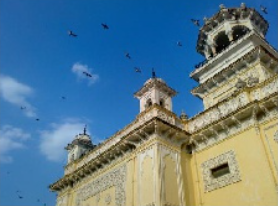
#> input picture homework/home_color.png, 278 x 206 px
$ python home_color.py
#> lines starting #> are read from the running program, lines starting #| are printed output that depends on the picture
import cv2
from PIL import ImageFont, ImageDraw, Image
import numpy as np
import matplotlib.pyplot as plt
from mpl_toolkits.mplot3d import Axes3D

# 1.读取彩色图像home_color
image = cv2.imread("home_color.png")
#> image is the input picture: shape (206, 278, 3); mean B, G, R 141, 124.4, 92.7
gray = cv2.imread("home_color.png",0)
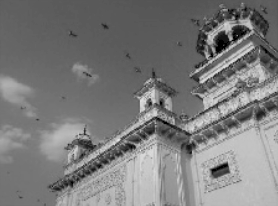
#> gray: shape (206, 278); min 0, max 233, mean 122.9

cv2.imshow("image",image); cv2.waitKey(0)
cv2.imshow("gray",gray); cv2.waitKey(0)
cv2.destroyAllWindows()

# 2.画出灰度化图像home_gray的灰度直方图，并拼接原灰度图与结果图
# 3.画出彩色home_color图像的直方图，并拼接原彩色图与结果图，且与上一问结果放在同一个窗口中显示
# 第一行左边放灰度直方图 右边放灰度原图 第二行画RGB直方图和原图 以子图形式呈现 全部放在一个窗口里
# 创建画布
fig = plt.figure("Gray and Color",figsize=(10, 8))

ax1 = fig.add_subplot(221) # 添加子图
plt.hist(gray.ravel(),256,[0,256],color='gray')
ax1.set_title('Gray Histogram') # 设置标题

ax2 = fig.add_subplot(222) # 添加子图
ax2.imshow(gray, cmap='gray')
ax2.set_title('Gray Image') # 设置标题

ax3 = fig.add_subplot(223) # 添加子图
color = ('b', 'g', 'r')
for i, col in enumerate(color):
    hist = cv2.calcHist([image], [i], None, [256], [0, 256])
    ax3.plot(hist, color = col)
ax3.set_title('Color Histogram') # 设置标题

ax4 = fig.add_subplot(224) # 添加子图
ax4.imshow(cv2.cvtColor(image, cv2.COLOR_BGR2RGB)) # color原图
ax4.set_title('Color Image') # 设置标题

plt.show()
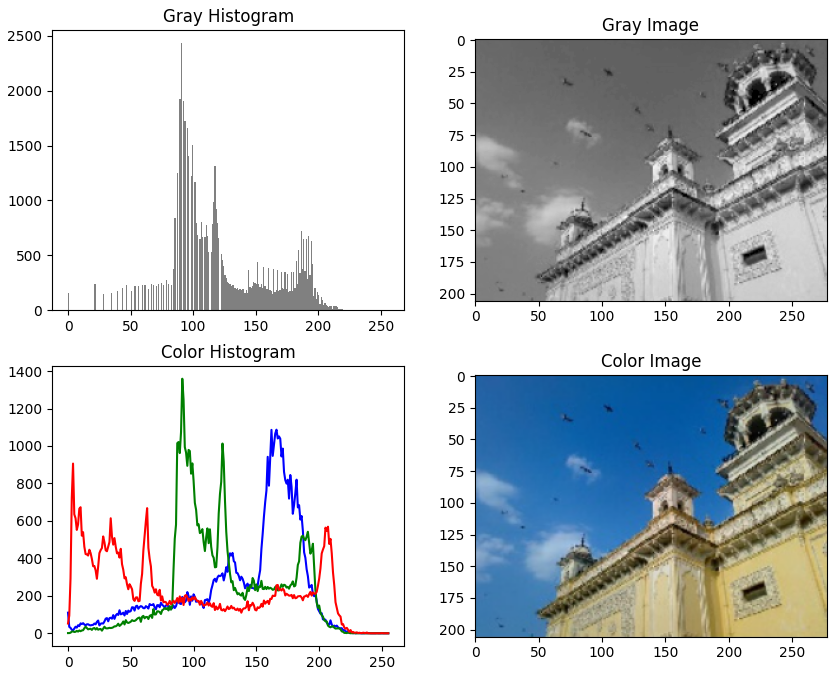
#> figure drawn by matplotlib, 4 panels; panel 1: tallest bar 2433 high, from x = 90 to 91; panel 3: curve peaks at x = 166, y = 1087; panel 3: curve peaks at x = 91, y = 1359; panel 3: curve peaks at x = 4, y = 906

# 4.画出ROI（感兴趣区域 ）的直方图，ROI区域为 x：50-100，y：100-200
# 将原图home_color，ROI的mask图，ROI提取后的图及其直方图放在一个窗口内显示。
# 生成一个mask
mask = np.zeros(gray.shape[:2], np.uint8) # gray.shape取出长宽
mask[50:100, 100:200] = 255 # 225为白色

masked_img = cv2.bitwise_and(gray,gray,mask = mask)
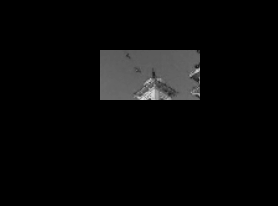
#> masked_img: shape (206, 278); min 0, max 221, mean 8.7
# 计算掩码区域和非掩码区域的直方图
# 检查作为掩码的mask参数
hist_full = cv2.calcHist([gray],[0],None,[256],[0,256])
#> hist_full = 256 values, max 2433 at index 90, min 0 at index 1, mean 223.7
hist_mask = cv2.calcHist([gray],[0],mask,[256],[0,256])
#> hist_mask = 256 values, max 516 at index 93, min 0 at index 0, mean 19.53

# 创建画布
fig2 = plt.figure("masked_image and hist",figsize=(10, 8))
# 分别生成子图
ax1 = fig2.add_subplot(221) # 添加子图
ax1.imshow(gray, 'gray') # 原图
ax1.set_title('gray image') # 设置标题

ax2 = fig2.add_subplot(222) # 添加子图
ax2.imshow(mask,'gray')  # 遮掩图
ax2.set_title('mark') # 设置标题

ax3 = fig2.add_subplot(223) # 添加子图
ax3.imshow(masked_img, 'gray') # marked_image
ax3.set_title('marked image') # 设置标题

ax4 = fig2.add_subplot(224) # 添加子图
ax4.plot(hist_full), plt.plot(hist_mask) # hist
ax4.set_title('hists') # 设置标题

plt.xlim([0,256])
plt.show()
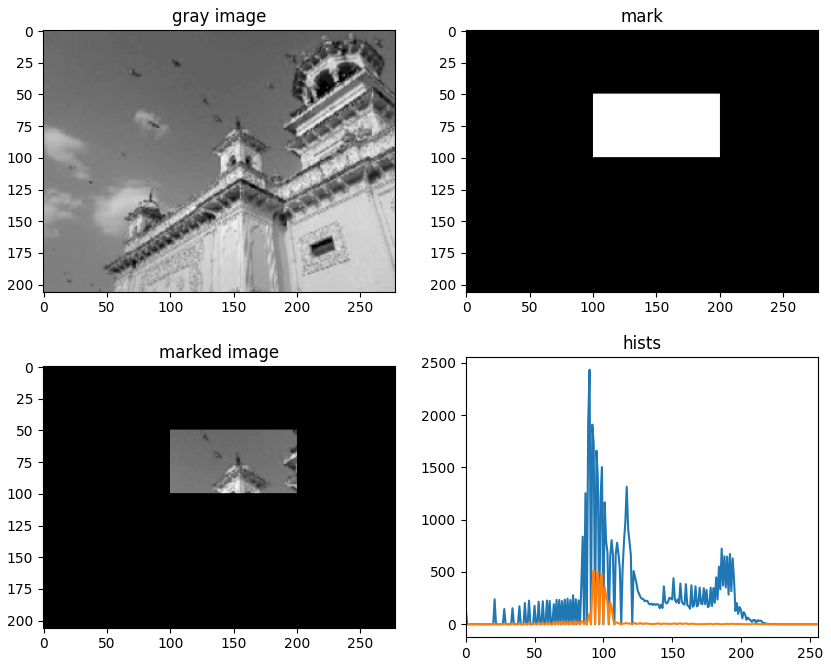
#> figure drawn by matplotlib, 4 panels; panel 4: curve peaks at x = 90, y = 2433; panel 4: curve peaks at x = 93, y = 516

$ run again, with homework/IMG_8297.jpeg saved as homework/home_color.png
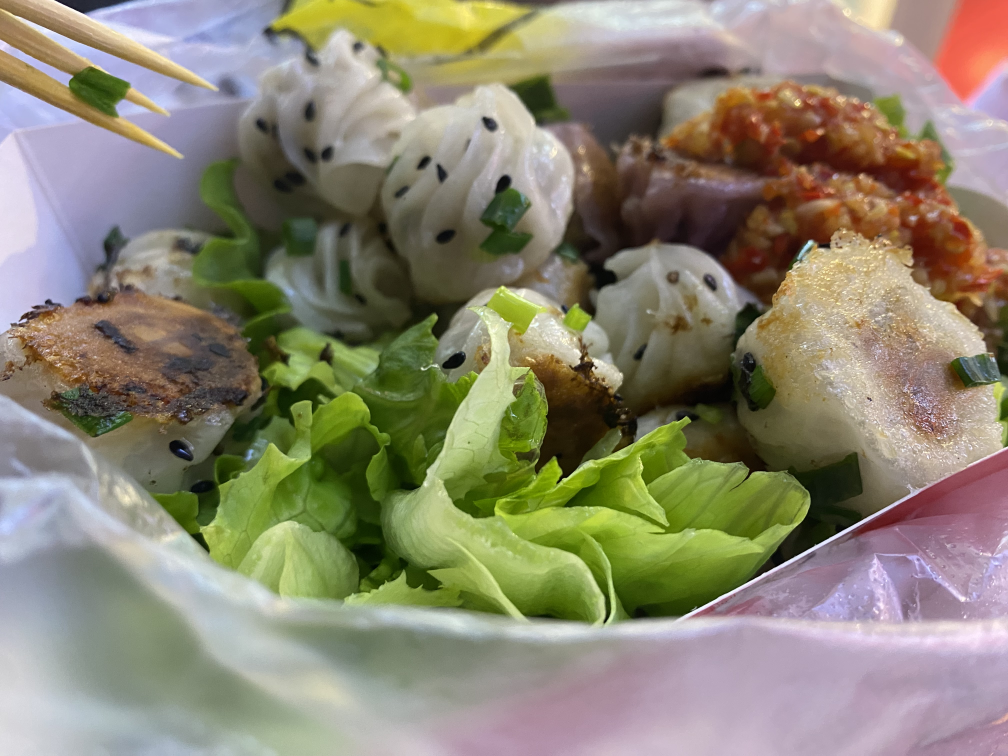
#> input picture homework/IMG_8297.jpeg, 4032 x 3024 px (shown at 1/4 size)
#> image is the input picture: shape (3024, 4032, 3); mean B, G, R 113.4, 133.6, 139.2
#> `masked_img = cv2.bitwise_and(gray,gray,mask = mask)`:
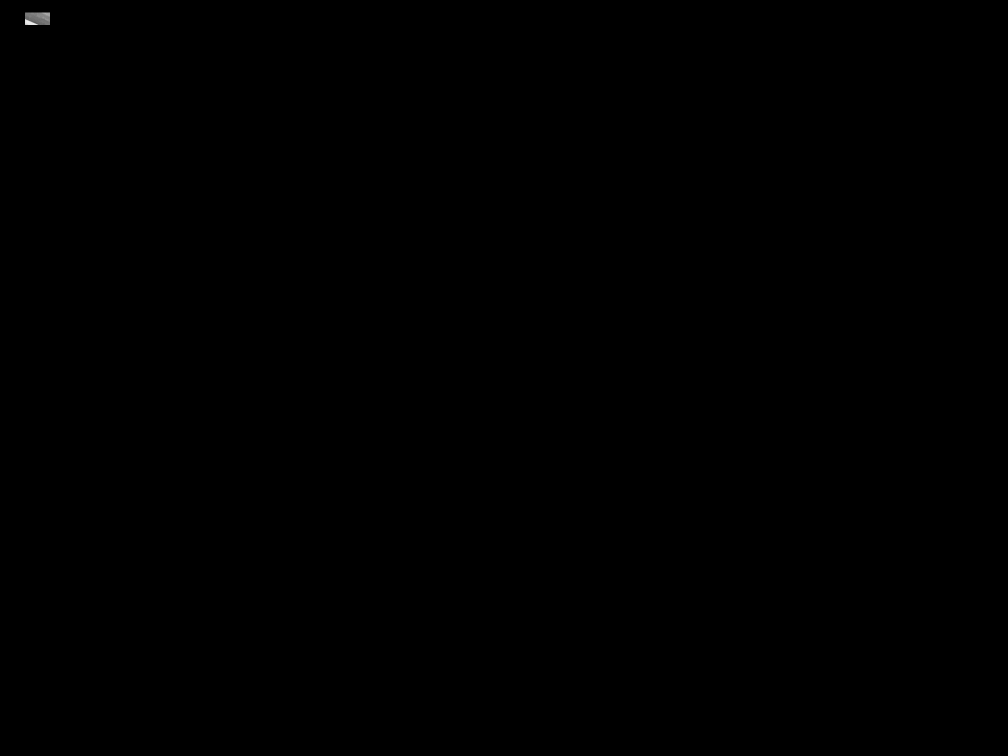
#> masked_img: shape (3024, 4032) (shown at 1/4 size); min 0, max 249, mean 0.1
#> hist_full = 256 values, max 115122 at index 171, min 1 at index 255, mean 47628
#> hist_mask = 256 values, max 206 at index 116, min 0 at index 0, mean 19.53
#> `plt.show()`:
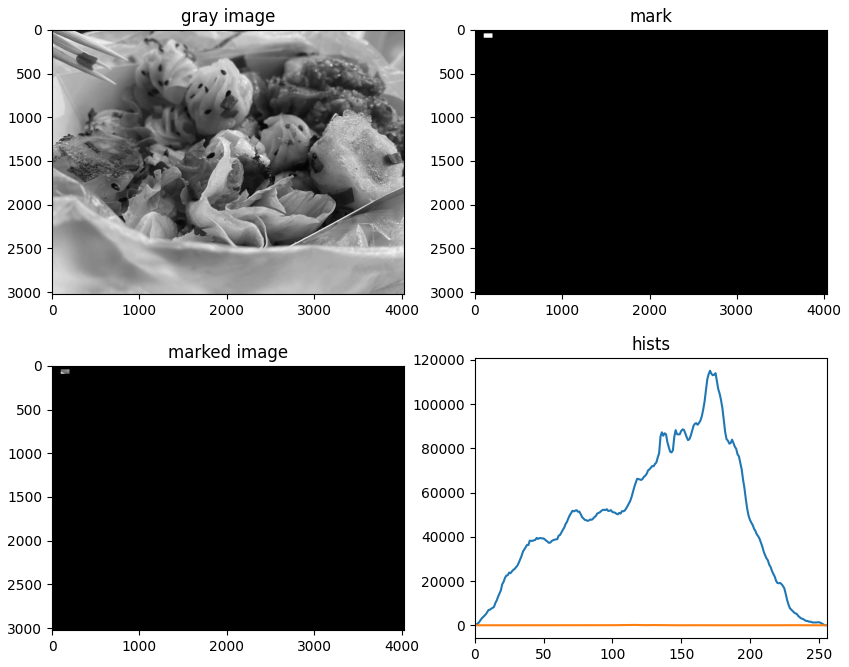
#> figure drawn by matplotlib, 4 panels; panel 4: curve peaks at x = 171, y = 115122; panel 4: curve peaks at x = 116, y = 206

$ run again, with homework/myphoto.jpg saved as homework/home_color.png
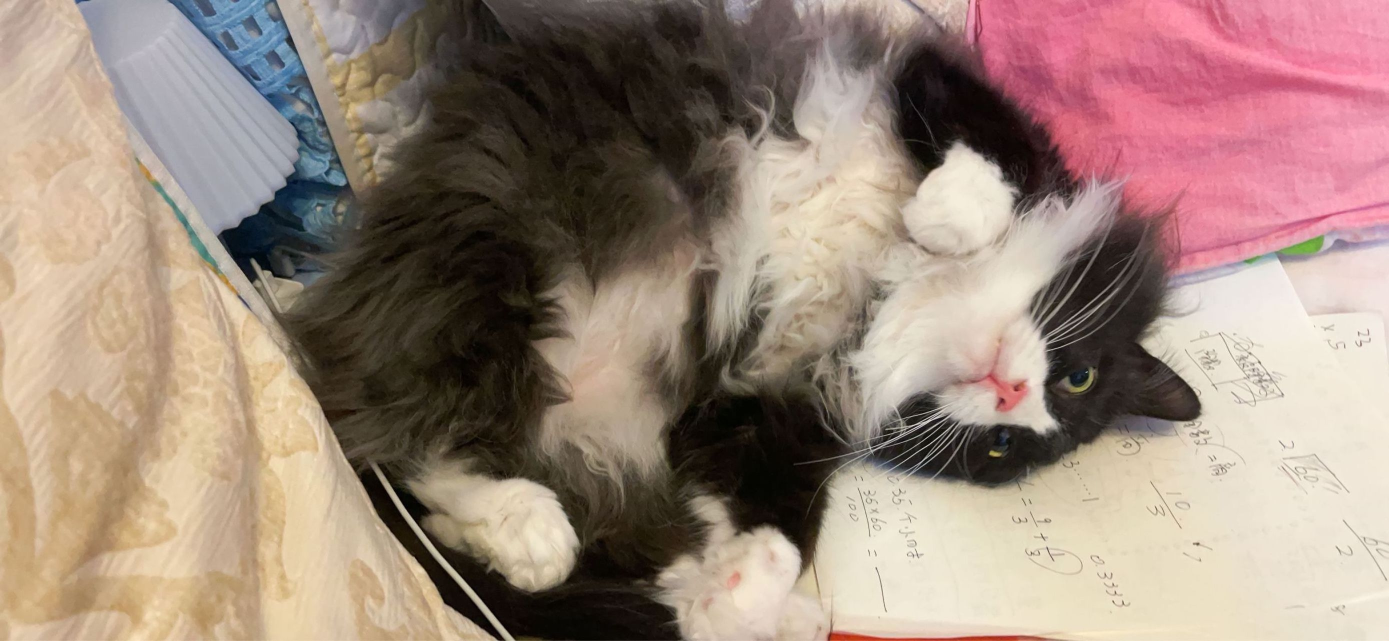
#> input picture homework/myphoto.jpg, 2778 x 1282 px (shown at 1/2 size)
#> image is the input picture: shape (1282, 2778, 3); mean B, G, R 123.2, 135.2, 156.4
#> `masked_img = cv2.bitwise_and(gray,gray,mask = mask)`:
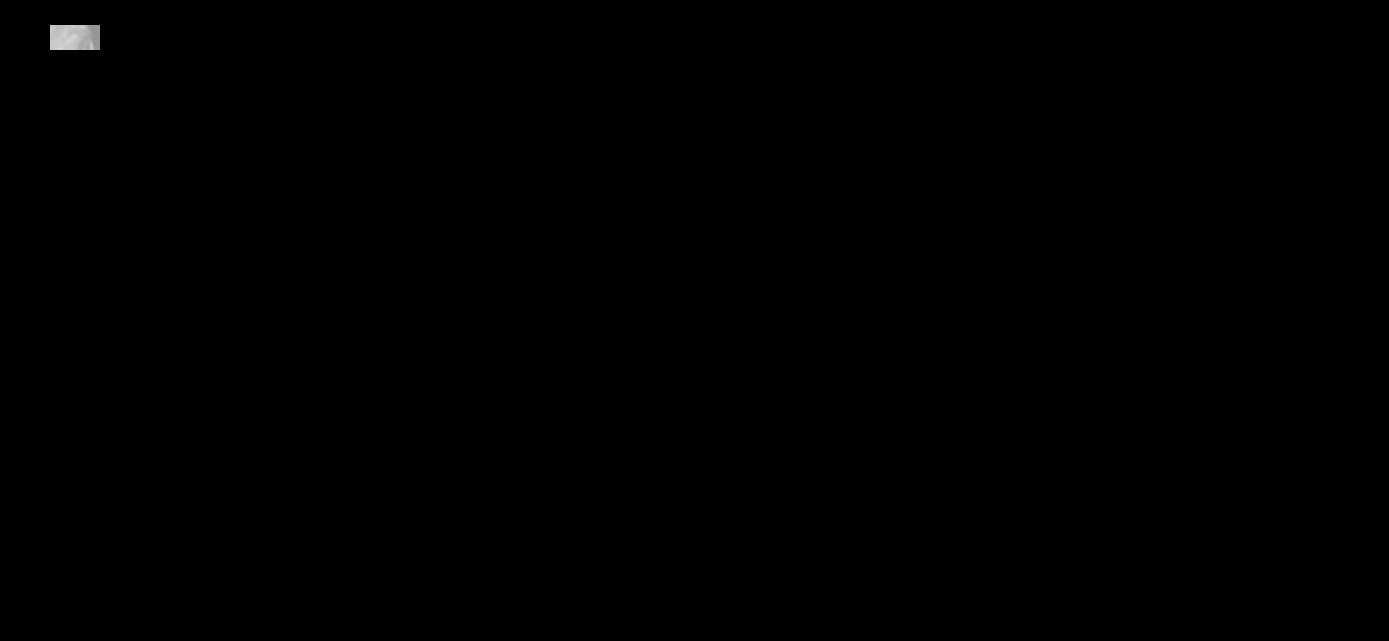
#> masked_img: shape (1282, 2778) (shown at 1/2 size); min 0, max 214, mean 0.3
#> hist_full = 256 values, max 43878 at index 225, min 0 at index 250, mean 13911.7
#> hist_mask = 256 values, max 225 at index 203, min 0 at index 0, mean 19.53
#> `plt.show()`:
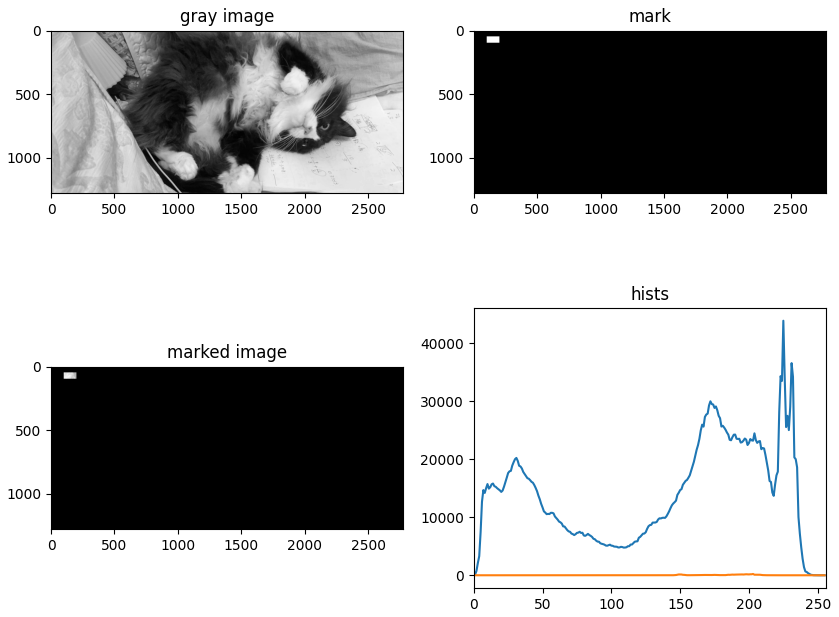
#> figure drawn by matplotlib, 4 panels; panel 4: curve peaks at x = 225, y = 43878; panel 4: curve peaks at x = 203, y = 225
